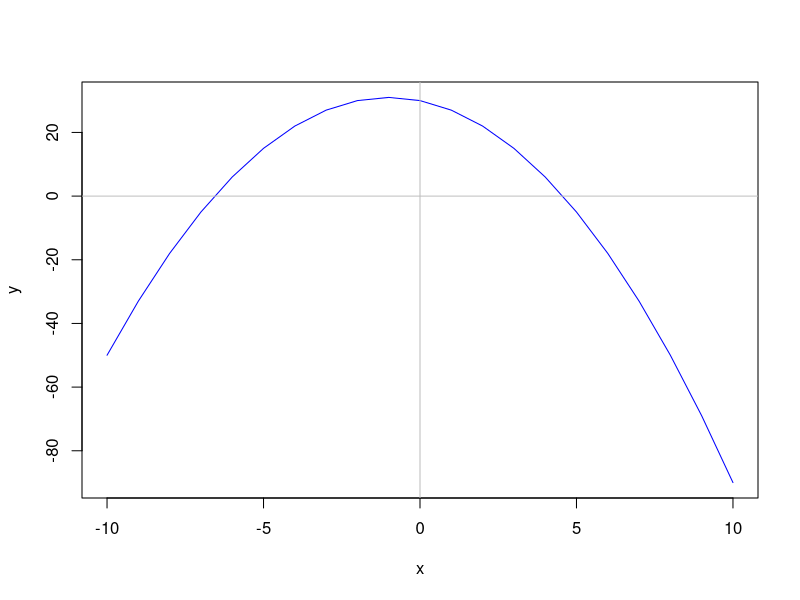

Reproduce this figure in R.
## R4H2O: Data Science for Water Professionals
## Chapter 3: Introduction to the R Language 

# basics
3 - 3 * (6 + 2)

diameter <- 150
pipe_area <- (pi / 4) * (diameter / 1000)^2
pipe_area

complaints <- c(12, 3, 23, 45, 2, 99, 1)
mean(complaints)

x <- -10:10
y <- -x^2 -2 * x + 30
plot(x, y, type = "l", col = "blue")
abline(h = 0, col = "grey")
abline(v = 0, col = "grey")

# Vector functions
flow <- c(12, 3, 23, 45, 2, 99, 1, 0)
abs(flow)
exp(flow)
factorial(flow)
log(flow, base = 10)
sqrt(flow)
sum(flow)
prod(flow)
min(flow)
max(flow)

